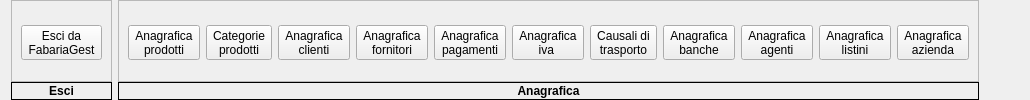
      <widget class="QWidget" name="file">
       <attribute name="title">
        <string>Home</string>
       </attribute>
       <layout class="QGridLayout" name="gridLayout_21">
        <property name="topMargin">
         <number>0</number>
        </property>
        <property name="bottomMargin">
         <number>0</number>
        </property>
        <property name="verticalSpacing">
         <number>0</number>
        </property>
        <item row="0" column="1">
         <layout class="QGridLayout" name="gridLayout_22">
          <property name="spacing">
           <number>0</number>
          </property>
          <item row="1" column="0" colspan="5">
           <widget class="QLabel" name="label_2">
            <property name="maximumSize">
             <size>
              <width>16777215</width>
              <height>18</height>
             </size>
            </property>
            <property name="font">
             <font>
              <weight>75</weight>
              <bold>true</bold>
             </font>
            </property>
            <property name="frameShape">
             <enum>QFrame::Box</enum>
            </property>
            <property name="text">
             <string>Anagrafica</string>
            </property>
            <property name="alignment">
             <set>Qt::AlignCenter</set>
            </property>
           </widget>
          </item>
          <item row="0" column="0" colspan="5">
           <widget class="QFrame" name="frame_2">
            <property name="frameShape">
             <enum>QFrame::StyledPanel</enum>
            </property>
            <property name="frameShadow">
             <enum>QFrame::Raised</enum>
            </property>
            <layout class="QGridLayout" name="gridLayout_23" columnstretch="0,0,0,0,0,0,0,0,0,0,0">
             <property name="bottomMargin">
              <number>6</number>
             </property>
             <property name="verticalSpacing">
              <number>0</number>
             </property>
             <item row="0" column="2">
              <widget class="QToolButton" name="clienti_3">
               <property name="sizePolicy">
                <sizepolicy hsizetype="Fixed" vsizetype="Fixed">
                 <horstretch>6</horstretch>
                 <verstretch>0</verstretch>
                </sizepolicy>
               </property>
               <property name="font">
                <font>
                 <pointsize>9</pointsize>
                </font>
               </property>
               <property name="text">
                <string>Anagrafica
clienti</string>
               </property>
               <property name="icon">
                <iconset resource="../fabaria.qrc">
                 <normaloff>:/images/user-group-properties.png</normaloff>:/images/user-group-properties.png</iconset>
               </property>
               <property name="iconSize">
                <size>
                 <width>48</width>
                 <height>48</height>
                </size>
               </property>
               <property name="toolButtonStyle">
                <enum>Qt::ToolButtonTextUnderIcon</enum>
               </property>
              </widget>
             </item>
             <item row="0" column="6">
              <widget class="QToolButton" name="ana_causali">
               <property name="sizePolicy">
                <sizepolicy hsizetype="Preferred" vsizetype="Fixed">
                 <horstretch>0</horstretch>
                 <verstretch>0</verstretch>
                </sizepolicy>
               </property>
               <property name="font">
                <font>
                 <pointsize>9</pointsize>
                </font>
               </property>
               <property name="text">
                <string>Causali di
trasporto</string>
               </property>
               <property name="icon">
                <iconset resource="../fabaria.qrc">
                 <normaloff>:/images/pacco.png</normaloff>:/images/pacco.png</iconset>
               </property>
               <property name="iconSize">
                <size>
                 <width>48</width>
                 <height>48</height>
                </size>
               </property>
               <property name="toolButtonStyle">
                <enum>Qt::ToolButtonTextUnderIcon</enum>
               </property>
              </widget>
             </item>
             <item row="0" column="8">
              <widget class="QToolButton" name="button_agenti">
               <property name="font">
                <font>
                 <pointsize>9</pointsize>
                </font>
               </property>
               <property name="text">
                <string>Anagrafica
agenti</string>
               </property>
               <property name="icon">
                <iconset resource="../fabaria.qrc">
                 <normaloff>:/images/agenti.png</normaloff>:/images/agenti.png</iconset>
               </property>
               <property name="iconSize">
                <size>
                 <width>48</width>
                 <height>48</height>
                </size>
               </property>
               <property name="toolButtonStyle">
                <enum>Qt::ToolButtonTextUnderIcon</enum>
               </property>
              </widget>
             </item>
             <item row="0" column="0">
              <widget class="QToolButton" name="libri_2">
               <property name="sizePolicy">
                <sizepolicy hsizetype="Fixed" vsizetype="Fixed">
                 <horstretch>0</horstretch>
                 <verstretch>0</verstretch>
                </sizepolicy>
               </property>
               <property name="font">
                <font>
                 <pointsize>9</pointsize>
                </font>
               </property>
               <property name="text">
                <string>Anagrafica
prodotti</string>
               </property>
               <property name="icon">
                <iconset resource="../fabaria.qrc">
                 <normaloff>:/images/excel.png</normaloff>:/images/excel.png</iconset>
               </property>
               <property name="iconSize">
                <size>
                 <width>48</width>
                 <height>48</height>
                </size>
               </property>
               <property name="toolButtonStyle">
                <enum>Qt::ToolButtonTextUnderIcon</enum>
               </property>
              </widget>
             </item>
             <item row="0" column="1">
              <widget class="QToolButton" name="categoria_2">
               <property name="sizePolicy">
                <sizepolicy hsizetype="Fixed" vsizetype="Fixed">
                 <horstretch>6</horstretch>
                 <verstretch>0</verstretch>
                </sizepolicy>
               </property>
               <property name="font">
                <font>
                 <pointsize>9</pointsize>
                </font>
               </property>
               <property name="text">
                <string>Categorie
prodotti</string>
               </property>
               <property name="icon">
                <iconset resource="../fabaria.qrc">
                 <normaloff>:/images/documentation.png</normaloff>:/images/documentation.png</iconset>
               </property>
               <property name="iconSize">
                <size>
                 <width>48</width>
                 <height>48</height>
                </size>
               </property>
               <property name="toolButtonStyle">
                <enum>Qt::ToolButtonTextUnderIcon</enum>
               </property>
              </widget>
             </item>
             <item row="0" column="5">
              <widget class="QToolButton" name="ana_iva">
               <property name="sizePolicy">
                <sizepolicy hsizetype="Fixed" vsizetype="Fixed">
                 <horstretch>0</horstretch>
                 <verstretch>0</verstretch>
                </sizepolicy>
               </property>
               <property name="font">
                <font>
                 <pointsize>9</pointsize>
                </font>
               </property>
               <property name="text">
                <string>Anagrafica
iva </string>
               </property>
               <property name="icon">
                <iconset resource="../fabaria.qrc">
                 <normaloff>:/images/iva.png</normaloff>:/images/iva.png</iconset>
               </property>
               <property name="iconSize">
                <size>
                 <width>48</width>
                 <height>48</height>
                </size>
               </property>
               <property name="toolButtonStyle">
                <enum>Qt::ToolButtonTextUnderIcon</enum>
               </property>
              </widget>
             </item>
             <item row="0" column="4">
              <widget class="QToolButton" name="ana_pagam">
               <property name="sizePolicy">
                <sizepolicy hsizetype="Fixed" vsizetype="Fixed">
                 <horstretch>0</horstretch>
                 <verstretch>0</verstretch>
                </sizepolicy>
               </property>
               <property name="font">
                <font>
                 <pointsize>9</pointsize>
                </font>
               </property>
               <property name="text">
                <string>Anagrafica
pagamenti</string>
               </property>
               <property name="icon">
                <iconset resource="../fabaria.qrc">
                 <normaloff>:/images/cash2.png</normaloff>:/images/cash2.png</iconset>
               </property>
               <property name="iconSize">
                <size>
                 <width>48</width>
                 <height>48</height>
                </size>
               </property>
               <property name="toolButtonStyle">
                <enum>Qt::ToolButtonTextUnderIcon</enum>
               </property>
              </widget>
             </item>
             <item row="0" column="3">
              <widget class="QToolButton" name="ana_forn">
               <property name="sizePolicy">
                <sizepolicy hsizetype="Fixed" vsizetype="Fixed">
                 <horstretch>0</horstretch>
                 <verstretch>0</verstretch>
                </sizepolicy>
               </property>
               <property name="font">
                <font>
                 <pointsize>9</pointsize>
                </font>
               </property>
               <property name="text">
                <string>Anagrafica
fornitori</string>
               </property>
               <property name="icon">
                <iconset resource="../fabaria.qrc">
                 <normaloff>:/images/system-users.png</normaloff>:/images/system-users.png</iconset>
               </property>
               <property name="iconSize">
                <size>
                 <width>48</width>
                 <height>48</height>
                </size>
               </property>
               <property name="toolButtonStyle">
                <enum>Qt::ToolButtonTextUnderIcon</enum>
               </property>
              </widget>
             </item>
             <item row="0" column="7">
              <widget class="QToolButton" name="ana_banche">
               <property name="sizePolicy">
                <sizepolicy hsizetype="Preferred" vsizetype="Fixed">
                 <horstretch>0</horstretch>
                 <verstretch>0</verstretch>
                </sizepolicy>
               </property>
               <property name="font">
                <font>
                 <pointsize>9</pointsize>
                </font>
               </property>
               <property name="text">
                <string>Anagrafica
banche</string>
               </property>
               <property name="icon">
                <iconset resource="../fabaria.qrc">
                 <normaloff>:/images/banca.png</normaloff>:/images/banca.png</iconset>
               </property>
               <property name="iconSize">
                <size>
                 <width>48</width>
                 <height>48</height>
                </size>
               </property>
               <property name="toolButtonStyle">
                <enum>Qt::ToolButtonTextUnderIcon</enum>
               </property>
              </widget>
             </item>
             <item row="0" column="9">
              <widget class="QToolButton" name="ana_listini">
               <property name="sizePolicy">
                <sizepolicy hsizetype="Preferred" vsizetype="Fixed">
                 <horstretch>0</horstretch>
                 <verstretch>0</verstretch>
                </sizepolicy>
               </property>
               <property name="font">
                <font>
                 <pointsize>9</pointsize>
                </font>
               </property>
               <property name="text">
                <string>Anagrafica
listini</string>
               </property>
               <property name="icon">
                <iconset resource="../fabaria.qrc">
                 <normaloff>:/images/listino.png</normaloff>:/images/listino.png</iconset>
               </property>
               <property name="iconSize">
                <size>
                 <width>48</width>
                 <height>48</height>
                </size>
               </property>
               <property name="toolButtonStyle">
                <enum>Qt::ToolButtonTextUnderIcon</enum>
               </property>
              </widget>
             </item>
             <item row="0" column="10">
              <widget class="QToolButton" name="ana_azienda">
               <property name="sizePolicy">
                <sizepolicy hsizetype="Fixed" vsizetype="Fixed">
                 <horstretch>0</horstretch>
                 <verstretch>0</verstretch>
                </sizepolicy>
               </property>
               <property name="font">
                <font>
                 <pointsize>9</pointsize>
                </font>
               </property>
               <property name="text">
                <string>Anagrafica
azienda</string>
               </property>
               <property name="icon">
                <iconset resource="../fabaria.qrc">
                 <normaloff>:/images/azienda.png</normaloff>:/images/azienda.png</iconset>
               </property>
               <property name="iconSize">
                <size>
                 <width>48</width>
                 <height>48</height>
                </size>
               </property>
               <property name="toolButtonStyle">
                <enum>Qt::ToolButtonTextUnderIcon</enum>
               </property>
              </widget>
             </item>
            </layout>
           </widget>
          </item>
         </layout>
        </item>
        <item row="0" column="0">
         <layout class="QGridLayout" name="gridLayout_19">
          <property name="spacing">
           <number>0</number>
          </property>
          <item row="0" column="0" colspan="3">
           <widget class="QFrame" name="frame">
            <property name="frameShape">
             <enum>QFrame::StyledPanel</enum>
            </property>
            <property name="frameShadow">
             <enum>QFrame::Raised</enum>
            </property>
            <layout class="QGridLayout" name="gridLayout_20">
             <property name="bottomMargin">
              <number>6</number>
             </property>
             <property name="verticalSpacing">
              <number>0</number>
             </property>
             <item row="0" column="0">
              <widget class="QToolButton" name="esci_fabaria">
               <property name="font">
                <font>
                 <pointsize>9</pointsize>
                </font>
               </property>
               <property name="styleSheet">
                <string notr="true"/>
               </property>
               <property name="text">
                <string>Esci da
FabariaGest</string>
               </property>
               <property name="icon">
                <iconset resource="../fabaria.qrc">
                 <normaloff>:/images/exit.png</normaloff>:/images/exit.png</iconset>
               </property>
               <property name="iconSize">
                <size>
                 <width>48</width>
                 <height>48</height>
                </size>
               </property>
               <property name="toolButtonStyle">
                <enum>Qt::ToolButtonTextUnderIcon</enum>
               </property>
               <property name="autoRaise">
                <bool>false</bool>
               </property>
              </widget>
             </item>
            </layout>
           </widget>
          </item>
          <item row="1" column="0" colspan="3">
           <widget class="QLabel" name="label">
            <property name="maximumSize">
             <size>
              <width>16777215</width>
              <height>18</height>
             </size>
            </property>
            <property name="font">
             <font>
              <weight>75</weight>
              <bold>true</bold>
             </font>
            </property>
            <property name="frameShape">
             <enum>QFrame::Box</enum>
            </property>
            <property name="text">
             <string>Esci</string>
            </property>
            <property name="alignment">
             <set>Qt::AlignCenter</set>
            </property>
           </widget>
          </item>
         </layout>
        </item>
        <item row="0" column="2">
         <spacer name="horizontalSpacer_5">
          <property name="orientation">
           <enum>Qt::Horizontal</enum>
          </property>
          <property name="sizeHint" stdset="0">
           <size>
            <width>40</width>
            <height>20</height>
           </size>
          </property>
         </spacer>
        </item>
       </layout>
      </widget>
